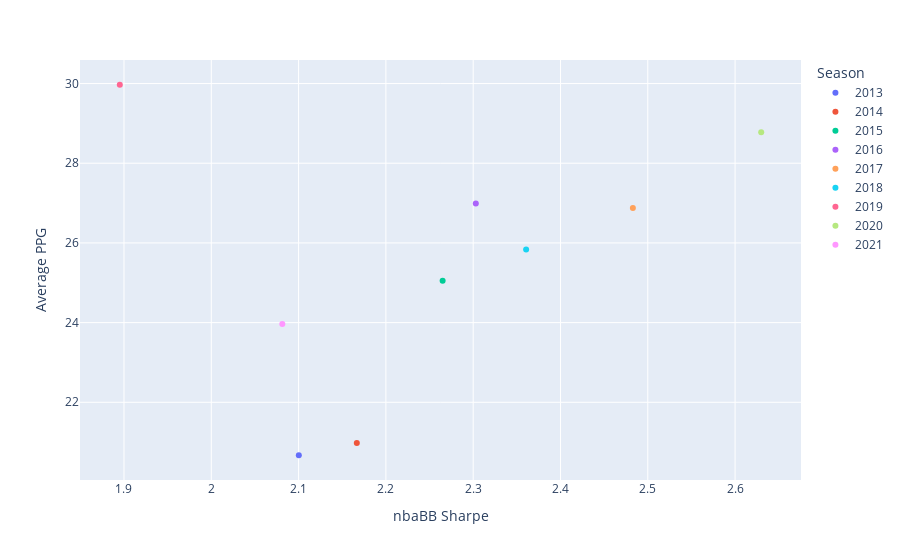

This figure's notebook cell:
### Code cell
px.scatter(get_bb_sharpe_years('Damian Lillard', 2013, 2021), x = 'nbaBB Sharpe', y = 'Average PPG', color = 'Season')

### Figure 1 — Plotly figure (JSON) as saved in the notebook; plotly's stock layout.template omitted (floating-point values rounded to 4 significant figures)
{"data": [{"hovertemplate": "Season=2013<br>nbaBB Sharpe=%{x}<br>Average PPG=%{y}<extra></extra>", "legendgroup": "2013", "marker": {"color": "#636efa", "symbol": "circle"}, "mode": "markers", "name": "2013", "orientation": "v", "showlegend": true, "type": "scatter", "x": [2.1], "xaxis": "x", "y": [20.67], "yaxis": "y"}, {"hovertemplate": "Season=2014<br>nbaBB Sharpe=%{x}<br>Average PPG=%{y}<extra></extra>", "legendgroup": "2014", "marker": {"color": "#EF553B", "symbol": "circle"}, "mode": "markers", "name": "2014", "orientation": "v", "showlegend": true, "type": "scatter", "x": [2.167], "xaxis": "x", "y": [20.98], "yaxis": "y"}, {"hovertemplate": "Season=2015<br>nbaBB Sharpe=%{x}<br>Average PPG=%{y}<extra></extra>", "legendgroup": "2015", "marker": {"color": "#00cc96", "symbol": "circle"}, "mode": "markers", "name": "2015", "orientation": "v", "showlegend": true, "type": "scatter", "x": [2.265], "xaxis": "x", "y": [25.05], "yaxis": "y"}, {"hovertemplate": "Season=2016<br>nbaBB Sharpe=%{x}<br>Average PPG=%{y}<extra></extra>", "legendgroup": "2016", "marker": {"color": "#ab63fa", "symbol": "circle"}, "mode": "markers", "name": "2016", "orientation": "v", "showlegend": true, "type": "scatter", "x": [2.303], "xaxis": "x", "y": [26.99], "yaxis": "y"}, {"hovertemplate": "Season=2017<br>nbaBB Sharpe=%{x}<br>Average PPG=%{y}<extra></extra>", "legendgroup": "2017", "marker": {"color": "#FFA15A", "symbol": "circle"}, "mode": "markers", "name": "2017", "orientation": "v", "showlegend": true, "type": "scatter", "x": [2.483], "xaxis": "x", "y": [26.88], "yaxis": "y"}, {"hovertemplate": "Season=2018<br>nbaBB Sharpe=%{x}<br>Average PPG=%{y}<extra></extra>", "legendgroup": "2018", "marker": {"color": "#19d3f3", "symbol": "circle"}, "mode": "markers", "name": "2018", "orientation": "v", "showlegend": true, "type": "scatter", "x": [2.361], "xaxis": "x", "y": [25.84], "yaxis": "y"}, {"hovertemplate": "Season=2019<br>nbaBB Sharpe=%{x}<br>Average PPG=%{y}<extra></extra>", "legendgroup": "2019", "marker": {"color": "#FF6692", "symbol": "circle"}, "mode": "markers", "name": "2019", "orientation": "v", "showlegend": true, "type": "scatter", "x": [1.895], "xaxis": "x", "y": [29.97], "yaxis": "y"}, {"hovertemplate": "Season=2020<br>nbaBB Sharpe=%{x}<br>Average PPG=%{y}<extra></extra>", "legendgroup": "2020", "marker": {"color": "#B6E880", "symbol": "circle"}, "mode": "markers", "name": "2020", "orientation": "v", "showlegend": true, "type": "scatter", "x": [2.63], "xaxis": "x", "y": [28.78], "yaxis": "y"}, {"hovertemplate": "Season=2021<br>nbaBB Sharpe=%{x}<br>Average PPG=%{y}<extra></extra>", "legendgroup": "2021", "marker": {"color": "#FF97FF", "symbol": "circle"}, "mode": "markers", "name": "2021", "orientation": "v", "showlegend": true, "type": "scatter", "x": [2.081], "xaxis": "x", "y": [23.97], "yaxis": "y"}], "layout": {"legend": {"title": {"text": "Season"}, "tracegroupgap": 0}, "margin": {"t": 60}, "xaxis": {"anchor": "y", "domain": [0, 1], "title": {"text": "nbaBB Sharpe"}}, "yaxis": {"anchor": "x", "domain": [0, 1], "title": {"text": "Average PPG"}}}}
